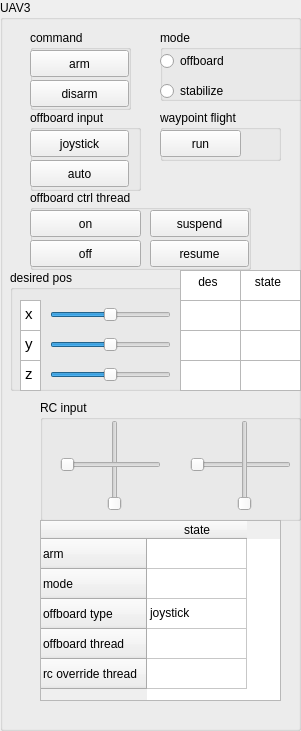
  <widget class="QGroupBox" name="groupBox_15">
   <property name="geometry">
    <rect>
     <x>670</x>
     <y>10</y>
     <width>301</width>
     <height>731</height>
    </rect>
   </property>
   <property name="title">
    <string>UAV3</string>
   </property>
   <widget class="QGroupBox" name="groupBox_16">
    <property name="geometry">
     <rect>
      <x>10</x>
      <y>270</y>
      <width>291</width>
      <height>121</height>
     </rect>
    </property>
    <property name="title">
     <string>desired pos</string>
    </property>
    <widget class="QSlider" name="horizontalSlider_des_x_3">
     <property name="geometry">
      <rect>
       <x>40</x>
       <y>30</y>
       <width>121</width>
       <height>29</height>
      </rect>
     </property>
     <property name="minimum">
      <number>-20</number>
     </property>
     <property name="maximum">
      <number>20</number>
     </property>
     <property name="value">
      <number>0</number>
     </property>
     <property name="sliderPosition">
      <number>0</number>
     </property>
     <property name="orientation">
      <enum>Qt::Horizontal</enum>
     </property>
    </widget>
    <widget class="QSlider" name="horizontalSlider_des_y_3">
     <property name="geometry">
      <rect>
       <x>40</x>
       <y>60</y>
       <width>121</width>
       <height>29</height>
      </rect>
     </property>
     <property name="minimum">
      <number>-20</number>
     </property>
     <property name="maximum">
      <number>20</number>
     </property>
     <property name="value">
      <number>0</number>
     </property>
     <property name="orientation">
      <enum>Qt::Horizontal</enum>
     </property>
    </widget>
    <widget class="QSlider" name="horizontalSlider_des_z_3">
     <property name="geometry">
      <rect>
       <x>40</x>
       <y>90</y>
       <width>121</width>
       <height>29</height>
      </rect>
     </property>
     <property name="minimum">
      <number>-20</number>
     </property>
     <property name="maximum">
      <number>20</number>
     </property>
     <property name="value">
      <number>0</number>
     </property>
     <property name="orientation">
      <enum>Qt::Horizontal</enum>
     </property>
    </widget>
    <widget class="QTextEdit" name="textEdit_7">
     <property name="geometry">
      <rect>
       <x>10</x>
       <y>30</y>
       <width>21</width>
       <height>31</height>
      </rect>
     </property>
     <property name="html">
      <string>&lt;!DOCTYPE HTML PUBLIC &quot;-//W3C//DTD HTML 4.0//EN&quot; &quot;http://www.w3.org/TR/REC-html40/strict.dtd&quot;&gt;
&lt;html&gt;&lt;head&gt;&lt;meta name=&quot;qrichtext&quot; content=&quot;1&quot; /&gt;&lt;style type=&quot;text/css&quot;&gt;
p, li { white-space: pre-wrap; }
&lt;/style&gt;&lt;/head&gt;&lt;body style=&quot; font-family:'Ubuntu'; font-size:11pt; font-weight:400; font-style:normal;&quot;&gt;
&lt;p style=&quot; margin-top:0px; margin-bottom:0px; margin-left:0px; margin-right:0px; -qt-block-indent:0; text-indent:0px;&quot;&gt;x&lt;/p&gt;&lt;/body&gt;&lt;/html&gt;</string>
     </property>
    </widget>
    <widget class="QTextEdit" name="textEdit_8">
     <property name="geometry">
      <rect>
       <x>10</x>
       <y>60</y>
       <width>21</width>
       <height>31</height>
      </rect>
     </property>
     <property name="html">
      <string>&lt;!DOCTYPE HTML PUBLIC &quot;-//W3C//DTD HTML 4.0//EN&quot; &quot;http://www.w3.org/TR/REC-html40/strict.dtd&quot;&gt;
&lt;html&gt;&lt;head&gt;&lt;meta name=&quot;qrichtext&quot; content=&quot;1&quot; /&gt;&lt;style type=&quot;text/css&quot;&gt;
p, li { white-space: pre-wrap; }
&lt;/style&gt;&lt;/head&gt;&lt;body style=&quot; font-family:'Ubuntu'; font-size:11pt; font-weight:400; font-style:normal;&quot;&gt;
&lt;p style=&quot; margin-top:0px; margin-bottom:0px; margin-left:0px; margin-right:0px; -qt-block-indent:0; text-indent:0px;&quot;&gt;y&lt;/p&gt;&lt;/body&gt;&lt;/html&gt;</string>
     </property>
    </widget>
    <widget class="QTextEdit" name="textEdit_9">
     <property name="geometry">
      <rect>
       <x>10</x>
       <y>90</y>
       <width>21</width>
       <height>31</height>
      </rect>
     </property>
     <property name="html">
      <string>&lt;!DOCTYPE HTML PUBLIC &quot;-//W3C//DTD HTML 4.0//EN&quot; &quot;http://www.w3.org/TR/REC-html40/strict.dtd&quot;&gt;
&lt;html&gt;&lt;head&gt;&lt;meta name=&quot;qrichtext&quot; content=&quot;1&quot; /&gt;&lt;style type=&quot;text/css&quot;&gt;
p, li { white-space: pre-wrap; }
&lt;/style&gt;&lt;/head&gt;&lt;body style=&quot; font-family:'Ubuntu'; font-size:11pt; font-weight:400; font-style:normal;&quot;&gt;
&lt;p style=&quot; margin-top:0px; margin-bottom:0px; margin-left:0px; margin-right:0px; -qt-block-indent:0; text-indent:0px;&quot;&gt;z&lt;/p&gt;&lt;/body&gt;&lt;/html&gt;</string>
     </property>
    </widget>
    <widget class="QPlainTextEdit" name="plainTextEdit_des_z_3">
     <property name="geometry">
      <rect>
       <x>170</x>
       <y>90</y>
       <width>61</width>
       <height>31</height>
      </rect>
     </property>
     <property name="plainText">
      <string/>
     </property>
    </widget>
    <widget class="QPlainTextEdit" name="plainTextEdit_des_x_3">
     <property name="geometry">
      <rect>
       <x>170</x>
       <y>30</y>
       <width>61</width>
       <height>31</height>
      </rect>
     </property>
     <property name="verticalScrollBarPolicy">
      <enum>Qt::ScrollBarAsNeeded</enum>
     </property>
     <property name="horizontalScrollBarPolicy">
      <enum>Qt::ScrollBarAlwaysOff</enum>
     </property>
     <property name="plainText">
      <string/>
     </property>
    </widget>
    <widget class="QPlainTextEdit" name="plainTextEdit_des_y_3">
     <property name="geometry">
      <rect>
       <x>170</x>
       <y>60</y>
       <width>61</width>
       <height>31</height>
      </rect>
     </property>
     <property name="plainText">
      <string/>
     </property>
    </widget>
    <widget class="QPlainTextEdit" name="plainTextEdit_des_x_10">
     <property name="geometry">
      <rect>
       <x>230</x>
       <y>0</y>
       <width>61</width>
       <height>31</height>
      </rect>
     </property>
     <property name="verticalScrollBarPolicy">
      <enum>Qt::ScrollBarAsNeeded</enum>
     </property>
     <property name="horizontalScrollBarPolicy">
      <enum>Qt::ScrollBarAlwaysOff</enum>
     </property>
     <property name="plainText">
      <string>   state</string>
     </property>
    </widget>
    <widget class="QPlainTextEdit" name="plainTextEdit_state_x_3">
     <property name="geometry">
      <rect>
       <x>230</x>
       <y>30</y>
       <width>61</width>
       <height>31</height>
      </rect>
     </property>
     <property name="verticalScrollBarPolicy">
      <enum>Qt::ScrollBarAsNeeded</enum>
     </property>
     <property name="horizontalScrollBarPolicy">
      <enum>Qt::ScrollBarAlwaysOff</enum>
     </property>
     <property name="plainText">
      <string/>
     </property>
    </widget>
    <widget class="QPlainTextEdit" name="plainTextEdit_des_x_11">
     <property name="geometry">
      <rect>
       <x>170</x>
       <y>0</y>
       <width>61</width>
       <height>31</height>
      </rect>
     </property>
     <property name="verticalScrollBarPolicy">
      <enum>Qt::ScrollBarAsNeeded</enum>
     </property>
     <property name="horizontalScrollBarPolicy">
      <enum>Qt::ScrollBarAlwaysOff</enum>
     </property>
     <property name="plainText">
      <string>    des</string>
     </property>
    </widget>
    <widget class="QPlainTextEdit" name="plainTextEdit_state_z_3">
     <property name="geometry">
      <rect>
       <x>230</x>
       <y>90</y>
       <width>61</width>
       <height>31</height>
      </rect>
     </property>
     <property name="plainText">
      <string/>
     </property>
    </widget>
    <widget class="QPlainTextEdit" name="plainTextEdit_state_y_3">
     <property name="geometry">
      <rect>
       <x>230</x>
       <y>60</y>
       <width>61</width>
       <height>31</height>
      </rect>
     </property>
     <property name="plainText">
      <string/>
     </property>
    </widget>
   </widget>
   <widget class="QGroupBox" name="groupBox_17">
    <property name="geometry">
     <rect>
      <x>40</x>
      <y>400</y>
      <width>261</width>
      <height>121</height>
     </rect>
    </property>
    <property name="title">
     <string>RC input</string>
    </property>
    <widget class="QSlider" name="verticalSlider_pitch_3">
     <property name="geometry">
      <rect>
       <x>60</x>
       <y>20</y>
       <width>29</width>
       <height>91</height>
      </rect>
     </property>
     <property name="orientation">
      <enum>Qt::Vertical</enum>
     </property>
    </widget>
    <widget class="QSlider" name="horizontalSlider_roll_3">
     <property name="geometry">
      <rect>
       <x>150</x>
       <y>50</y>
       <width>101</width>
       <height>29</height>
      </rect>
     </property>
     <property name="orientation">
      <enum>Qt::Horizontal</enum>
     </property>
    </widget>
    <widget class="QSlider" name="verticalSlider_throttle_3">
     <property name="geometry">
      <rect>
       <x>190</x>
       <y>20</y>
       <width>29</width>
       <height>91</height>
      </rect>
     </property>
     <property name="orientation">
      <enum>Qt::Vertical</enum>
     </property>
    </widget>
    <widget class="QSlider" name="horizontalSlider_yaw_3">
     <property name="geometry">
      <rect>
       <x>20</x>
       <y>50</y>
       <width>101</width>
       <height>29</height>
      </rect>
     </property>
     <property name="orientation">
      <enum>Qt::Horizontal</enum>
     </property>
    </widget>
   </widget>
   <widget class="QGroupBox" name="groupBox_arm_3">
    <property name="geometry">
     <rect>
      <x>30</x>
      <y>30</y>
      <width>101</width>
      <height>80</height>
     </rect>
    </property>
    <property name="title">
     <string>command</string>
    </property>
    <widget class="QPushButton" name="pushButton_arm_3">
     <property name="geometry">
      <rect>
       <x>0</x>
       <y>20</y>
       <width>99</width>
       <height>27</height>
      </rect>
     </property>
     <property name="text">
      <string>arm</string>
     </property>
    </widget>
    <widget class="QPushButton" name="pushButton_disarm_3">
     <property name="geometry">
      <rect>
       <x>0</x>
       <y>50</y>
       <width>99</width>
       <height>27</height>
      </rect>
     </property>
     <property name="text">
      <string>disarm</string>
     </property>
    </widget>
   </widget>
   <widget class="QGroupBox" name="groupBox_18">
    <property name="geometry">
     <rect>
      <x>30</x>
      <y>190</y>
      <width>221</width>
      <height>80</height>
     </rect>
    </property>
    <property name="title">
     <string>offboard ctrl thread</string>
    </property>
    <widget class="QPushButton" name="pushButton_16">
     <property name="geometry">
      <rect>
       <x>0</x>
       <y>20</y>
       <width>111</width>
       <height>27</height>
      </rect>
     </property>
     <property name="text">
      <string>on</string>
     </property>
    </widget>
    <widget class="QPushButton" name="pushButton_17">
     <property name="geometry">
      <rect>
       <x>0</x>
       <y>50</y>
       <width>111</width>
       <height>27</height>
      </rect>
     </property>
     <property name="text">
      <string>off</string>
     </property>
    </widget>
    <widget class="QPushButton" name="pushButton_18">
     <property name="geometry">
      <rect>
       <x>120</x>
       <y>20</y>
       <width>99</width>
       <height>27</height>
      </rect>
     </property>
     <property name="text">
      <string>suspend</string>
     </property>
    </widget>
    <widget class="QPushButton" name="pushButton_19">
     <property name="geometry">
      <rect>
       <x>120</x>
       <y>50</y>
       <width>99</width>
       <height>27</height>
      </rect>
     </property>
     <property name="text">
      <string>resume</string>
     </property>
    </widget>
   </widget>
   <widget class="QTableWidget" name="tableWidget_3">
    <property name="geometry">
     <rect>
      <x>40</x>
      <y>520</y>
      <width>241</width>
      <height>181</height>
     </rect>
    </property>
    <row>
     <property name="text">
      <string>arm</string>
     </property>
    </row>
    <row>
     <property name="text">
      <string>mode</string>
     </property>
    </row>
    <row>
     <property name="text">
      <string>offboard type</string>
     </property>
    </row>
    <row>
     <property name="text">
      <string>offboard thread</string>
     </property>
    </row>
    <row>
     <property name="text">
      <string>rc override thread</string>
     </property>
    </row>
    <column>
     <property name="text">
      <string>state</string>
     </property>
    </column>
    <item row="2" column="0">
     <property name="text">
      <string>joystick</string>
     </property>
    </item>
   </widget>
   <widget class="QGroupBox" name="groupBox_19">
    <property name="geometry">
     <rect>
      <x>160</x>
      <y>110</y>
      <width>121</width>
      <height>51</height>
     </rect>
    </property>
    <property name="title">
     <string>waypoint flight</string>
    </property>
    <widget class="QPushButton" name="pushButton_20">
     <property name="geometry">
      <rect>
       <x>0</x>
       <y>20</y>
       <width>81</width>
       <height>27</height>
      </rect>
     </property>
     <property name="text">
      <string>run</string>
     </property>
    </widget>
   </widget>
   <widget class="QGroupBox" name="groupBox_20">
    <property name="geometry">
     <rect>
      <x>30</x>
      <y>110</y>
      <width>111</width>
      <height>81</height>
     </rect>
    </property>
    <property name="title">
     <string>offboard input</string>
    </property>
    <widget class="QPushButton" name="pushButton_21">
     <property name="geometry">
      <rect>
       <x>0</x>
       <y>20</y>
       <width>99</width>
       <height>27</height>
      </rect>
     </property>
     <property name="text">
      <string>joystick</string>
     </property>
    </widget>
    <widget class="QPushButton" name="pushButton_22">
     <property name="geometry">
      <rect>
       <x>0</x>
       <y>50</y>
       <width>99</width>
       <height>27</height>
      </rect>
     </property>
     <property name="text">
      <string>auto</string>
     </property>
    </widget>
   </widget>
   <widget class="QGroupBox" name="groupBox_21">
    <property name="geometry">
     <rect>
      <x>160</x>
      <y>30</y>
      <width>151</width>
      <height>71</height>
     </rect>
    </property>
    <property name="title">
     <string>mode</string>
    </property>
    <widget class="QRadioButton" name="radioButton_offboard_3">
     <property name="geometry">
      <rect>
       <x>0</x>
       <y>20</y>
       <width>117</width>
       <height>22</height>
      </rect>
     </property>
     <property name="text">
      <string>offboard</string>
     </property>
    </widget>
    <widget class="QRadioButton" name="radioButton_stabilize_3">
     <property name="geometry">
      <rect>
       <x>0</x>
       <y>50</y>
       <width>117</width>
       <height>22</height>
      </rect>
     </property>
     <property name="text">
      <string>stabilize</string>
     </property>
    </widget>
   </widget>
  </widget>
